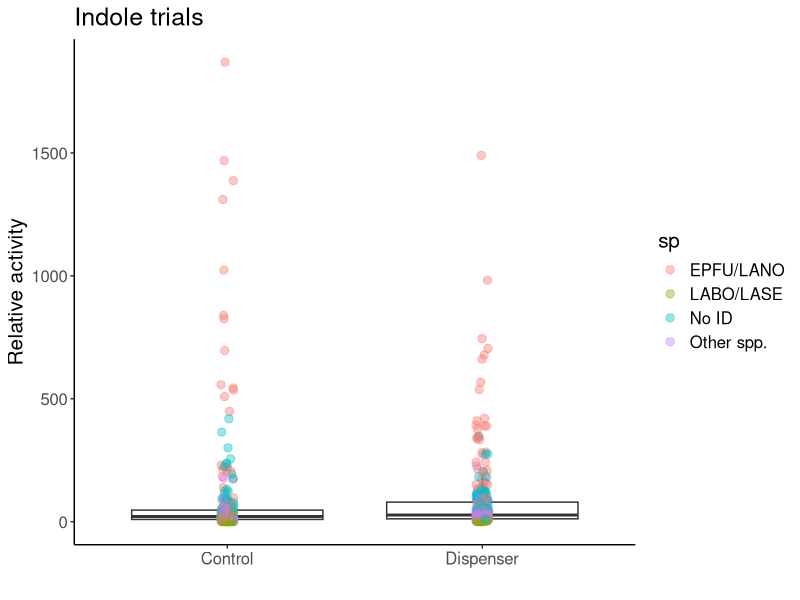
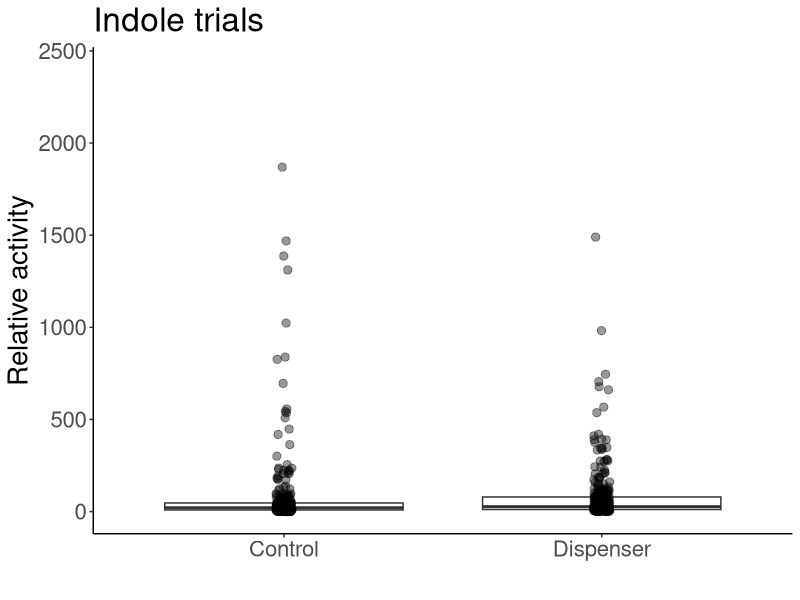
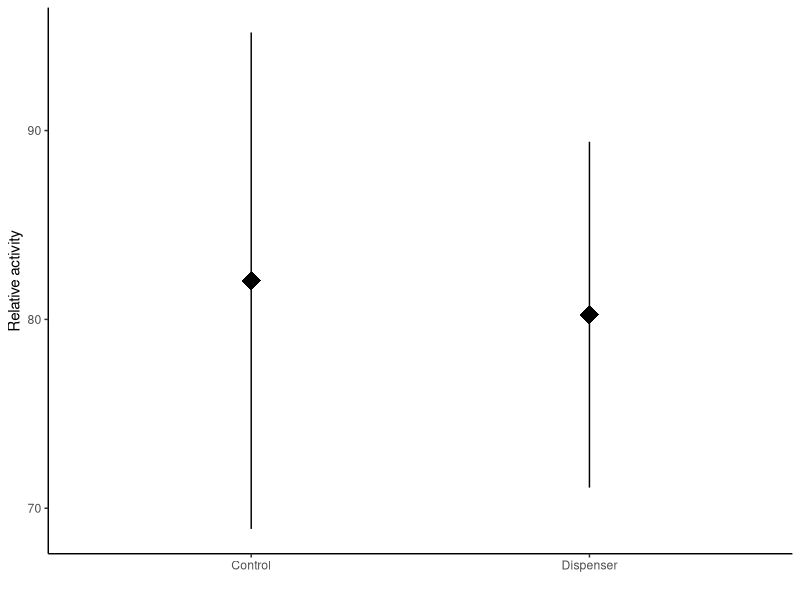
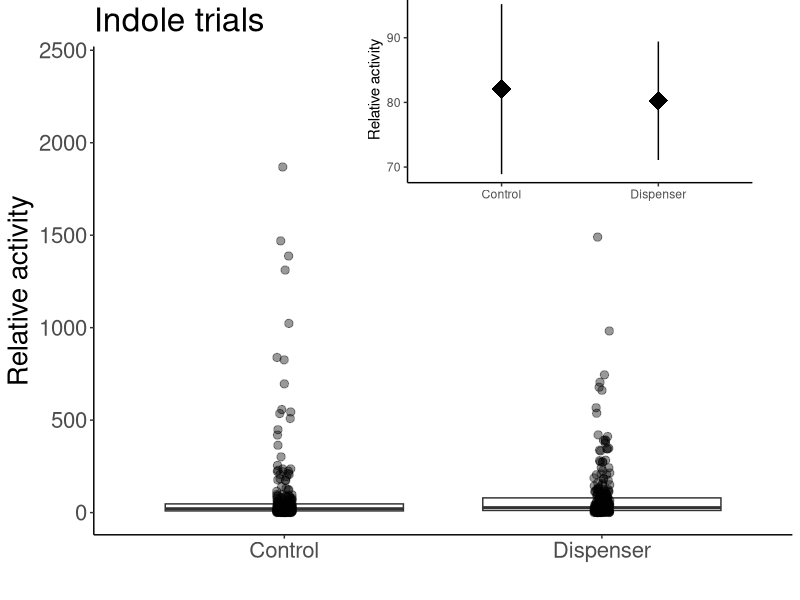
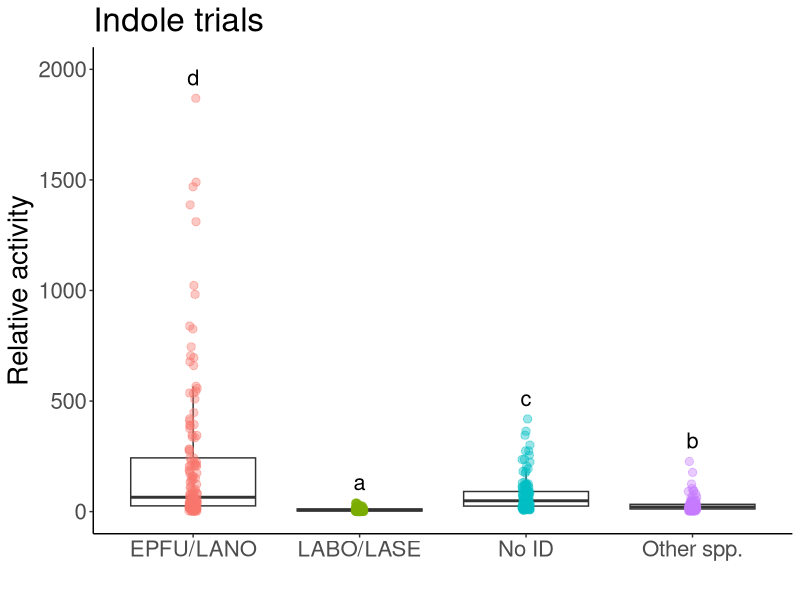
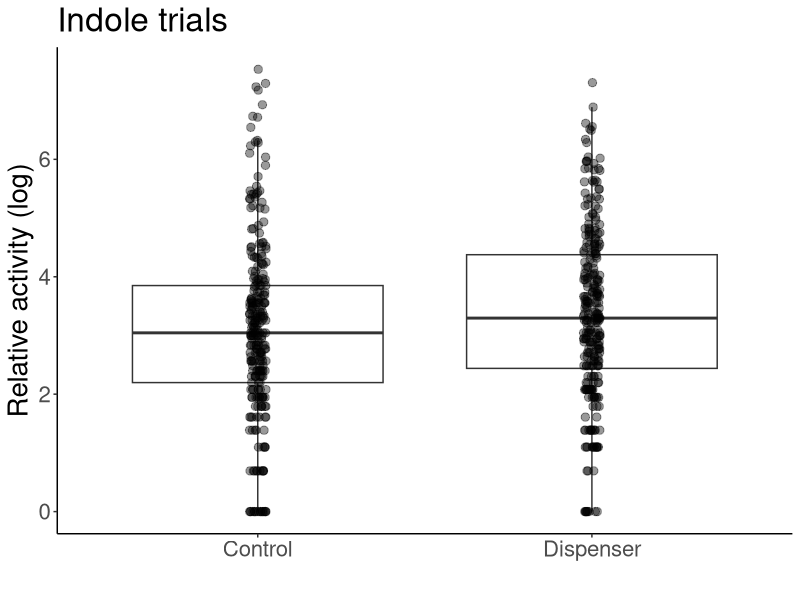
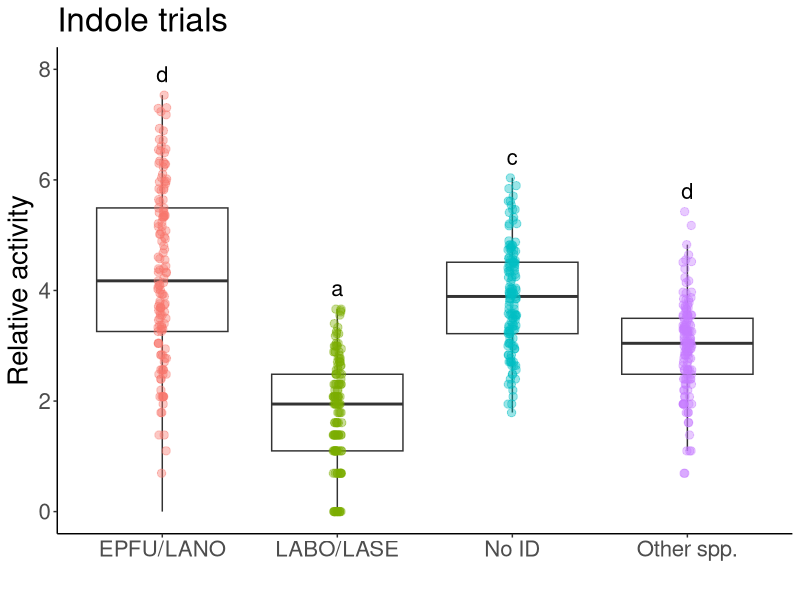
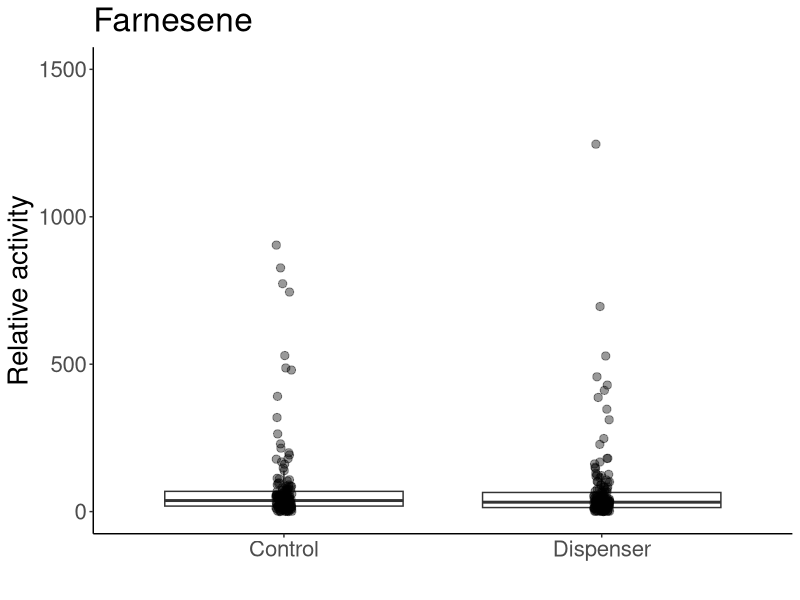

The R source for these figures, in order: (Note: this script raises an error after producing the figures.)
#Load libraries
library(ggplot2)
library(lme4)
library(viridis)
library(car)
library(emmeans)
library(multcomp)
library(dplyr)
library(plyr)
library(tidyr)
library(cowplot)

# Indole data import and cleaning ------------------------------------------------

#SUMMARY DATA----
indole <- read.csv(file="Maynard_etal_indole_sum.csv",head=TRUE)
indole[, 3:11][is.na(indole[, 3:11])] <- 0

##Gathering data — compounds from col to rows
indole1<-indole %>% gather(sp, activity, EPTFUS:NOID)
indole1$sp<-as.factor(indole1$sp)
levels(indole1$sp)
indole1<-aggregate(activity ~ treatment + sp + jdate + site, dat=indole1, FUN=sum)

##GROUPING SPECIES----
{indole2<-indole1
indole2$sp=as.character(indole2$sp)
indole2$sp[indole2$sp=="EPTFUS"]="EPFU/LANO"
indole2$sp[indole2$sp=="LASNOC"]="EPFU/LANO"
indole2$sp[indole2$sp=="LASBOR"]="LABO/LASE"
indole2$sp[indole2$sp=="LASSEM"]="LABO/LASE"
indole2$sp[indole2$sp=="LASCIN"]="Other spp."
indole2$sp[indole2$sp=="MYOLUC"]="Other spp."
indole2$sp[indole2$sp=="PERSUB"]="Other spp."
indole2$sp[indole2$sp=="NOID"]="No ID"
indole2$sp[indole2$sp=="NYCHUM"]="Other spp."
}

indole3<-aggregate(activity ~ treatment + sp + jdate + site, dat=indole2, FUN=sum)
indole3$log.act<-log(indole3$activity)
indole3$log.act[which(!is.finite(indole3$log.act))] <- 0

#indole3<-indole3[order(indole3$sp),]

test.i<-glmer(activity~treatment*sp+(1|jdate), dat = indole3,family=poisson)
summary(test.i)
shapiro.test(resid(test.i))#non-normal

#Test for overdispersion function
overdisp_fun <- function(model) {
	rdf <- df.residual(model)
	rp <- residuals(model,type="pearson")
	Pearson.chisq <- sum(rp^2)
	prat <- Pearson.chisq/rdf
	pval <- pchisq(Pearson.chisq, df=rdf, lower.tail=FALSE)
	c(chisq=Pearson.chisq,ratio=prat,rdf=rdf,p=pval)
}

overdisp_fun(test.i)#overdispersed

mod.i<-glmer.nb(activity~treatment*sp+(1|jdate), dat = indole3)
Anova(mod.i)
#treatment chi=2.7201 p=0.09909, sp chi=625.2476 p<0.0001, interaxn chi=1.1916 p=0.75502

#contrasts
i1<-emmeans(mod.i,pairwise~sp, type="response")
cld(i1$emmeans,  Letters ='abcde')
#LABO/LASE a, Other b, EPFU/LANO c

indole.tab <- ddply(indole3, c("sp"), summarise,
					N    = length(activity),
					mean = mean(activity),
					sd   = sd(activity),
					se   = sd / sqrt(N))
indole.tab

#(EPFU/LANO-NoID)/NoID
(214.517730-72.985816)/72.985816
#1.94, EPFU/LANO were ~2x more active than Other spp.

#(EPFU/LANO-Other)/other
(214.517730-28.078014)/28.078014
#6.64, EPFU/LANO were 6.6x more active than Other spp.

#(EPFU/LANO-LABO)/LABO
(214.517730-8.943262)/8.943262
#22.9865, EPFU/LANO were ~23x more active than LABO/LASE

indole.n <- ddply(indole3, c("site"), summarise,
					N    = length(activity),
					mean = mean(activity),
					sd   = sd(activity),
					se   = sd / sqrt(N))
indole.n

indole.tab.treat <- ddply(indole3, c("treatment"), summarise,
					N    = length(activity),
					mean = mean(activity),
					sd   = sd(activity),
					se   = sd / sqrt(N))
indole.tab.treat

#full plot, grouped by species
ggplot(data=indole3, aes(x=treatment, y=activity))+ 
	geom_boxplot(outlier.shape = NA)+
	geom_point(position=position_jitter(width = 0.025), alpha=0.4, size=2.5, aes(color=sp))+
	theme_classic()+
	labs(x=" ", y="Relative activity",
		 title = "Indole trials")+
	theme(text = element_text(size=15))

#full plot, with boxplots
indole.plot1<-ggplot(data=indole3, aes(x=treatment, y=activity))+ 
	geom_boxplot(outlier.shape = NA)+
	geom_point(position=position_jitter(width = 0.025), alpha=0.4, size=2.5)+
	theme_classic()+
	labs(x=" ", y="Relative activity",
		 title = "Indole trials")+
	theme(text = element_text(size=20))+
	scale_y_continuous(limits = c(0,2400))
indole.plot1

#small plot (means and SEs)
indole.small<-ggplot(data=indole3, aes(x=treatment, y=activity))+ 
	theme_classic()+
	labs(x=" ", y="Relative activity")+
	stat_summary(fun.data = "mean_se", size=1.5, shape="diamond")
indole.small

#plots with inlay
indole.with.inset <-
	ggdraw() +
	draw_plot(indole.plot1) +
	draw_plot(indole.small, x = 0.45, y = .62, width = .5, height = .4)
indole.with.inset

#save plot
ggsave(filename = "indole.png", 
	   plot = indole.with.inset,
	   width = 17, 
	   height = 12,
	   units = "cm",
	   dpi = 300)

#species plot
ggplot(data=indole3, aes(x=sp, y=activity))+ 
	geom_boxplot(outlier.shape = NA)+
	geom_point(position=position_jitter(width = 0.025), alpha=0.4, size=2.5, aes(color=sp))+
	theme_classic()+
	labs(x=" ", y="Relative activity", title="Indole trials")+
	theme(text = element_text(size=20), legend.position = "none")+
	stat_summary(geom = 'text', label = c("d","a","c", "b"),
				 fun = max, vjust = -0.8, size=5.5)+
	scale_y_continuous(limits = c(0,2000))

#log-transformed full plot
indole.plot.log<-ggplot(data=indole3, aes(x=treatment, y=log.act))+ 
	geom_boxplot(outlier.shape = NA)+
	geom_point(position=position_jitter(width = 0.025), alpha=0.4, size=2.5)+
	theme_classic()+
	labs(x=" ", y="Relative activity (log)",
		 title = "Indole trials")+
	theme(text = element_text(size=20))
indole.plot.log

#log-transformed species plot
ggplot(data=indole3, aes(x=sp, y=log.act))+ 
	geom_boxplot(outlier.shape = NA)+
	geom_point(position=position_jitter(width = 0.025), alpha=0.4, size=2.5, aes(color=sp))+
	theme_classic()+
	labs(x=" ", y="Relative activity", title="Indole trials")+
	theme(text = element_text(size=20), legend.position = "none")+
	stat_summary(geom = 'text', label = c("d","a","c", "d"),
				 fun = max, vjust = -0.8, size=5.5)+
	scale_y_continuous(limits = c(0,8))



##FARNESENE TRIALS----
# Farnesene data import and cleaning ------------------------------------------------

#SUMMARY DATA----
farn <- read.csv(file="Maynard_etal_farnesene_sum.csv",head=TRUE)
farn[, 3:11][is.na(farn[, 3:11])] <- 0

##Gathering data — compounds from col to rows
farn1<-farn %>% gather(sp, activity, EPTFUS:NOID)
farn1$sp<-as.factor(farn1$sp)
levels(farn1$sp)
farn1<-aggregate(activity ~ treatment + sp + jdate + site, dat=farn1, FUN=sum)

##GROUPING SPECIES----
{farn2<-farn1
farn2$sp=as.character(farn2$sp)
farn2$sp[farn2$sp=="EPTFUS"]="EPFU/LANO"
farn2$sp[farn2$sp=="LASNOC"]="EPFU/LANO"
farn2$sp[farn2$sp=="LASBOR"]="LABO/LASE"
farn2$sp[farn2$sp=="LASSEM"]="LABO/LASE"
farn2$sp[farn2$sp=="LASCIN"]="Other spp."
farn2$sp[farn2$sp=="MYOLUC"]="Other spp."
farn2$sp[farn2$sp=="PERSUB"]="Other spp."
farn2$sp[farn2$sp=="NOID"]="No ID"
farn2$sp[farn2$sp=="NYCHUM"]="Other spp."
}

farn3<-aggregate(activity ~ treatment + sp + jdate + site, dat=farn2, FUN=sum)
farn3$log.act<-log(farn3$activity)
farn3$log.act[which(!is.finite(farn3$log.act))] <- 0

test.f<-glmer(activity~treatment*sp+(1|jdate), dat = farn3,family=poisson)
summary(test.f)
shapiro.test(resid(test.f))#non-normal, overdispersed

overdisp_fun(test.f)#overdispersed

mod.f<-glmer.nb(activity~treatment*sp+(1|jdate), dat = farn3)
Anova(mod.f)
#treatment chi=2.7420 p=0.09774, sp chi=67.3332 p<0.001, interaxn chi=3.0187  p=0.38875

#contrasts
f1<-emmeans(mod.f,pairwise~sp, type="response")
cld(f1$emmeans,  Letters ='abcde')
#LABO=A, Other=A EPFU=B, NoID=B


farn.tab <- ddply(farn3, c("sp"), summarise,
					N    = length(activity),
					mean = mean(activity),
					sd   = sd(activity),
					se   = sd / sqrt(N))
farn.tab
#(EPFU/LANO-LABO/LASE)/LABO/LASE
(122.0750-26.4625)/26.4625
#3.6, EPFU/LANO are 3.6x more active than LABO/LASE

#(EPFU/LANO-OTHER)/OTHER
(122.0750-40.1500)/40.1500
#2.04, EPFU/LANO are over 2x more active than Other spp.

farn.n <- ddply(farn3, c("site"), summarise,
				  N    = length(activity),
				  mean = mean(activity),
				  sd   = sd(activity),
				  se   = sd / sqrt(N))
farn.n
#N=24/3 species=8 nights total,2 treatments at 10 sites, N=40

#main graph (boxplots w/ data points)
farn.plot1<-ggplot(data=farn3, aes(x=treatment, y=activity))+ 
	geom_boxplot(outlier.shape = NA)+
	geom_point(position=position_jitter(width = 0.025), alpha=0.4, size=2.5)+
	theme_classic()+
	labs(x=" ", y="Relative activity",
		 title = "Farnesene")+
	theme(text = element_text(size=20))+
	scale_y_continuous(limits = c(0,1500))
farn.plot1

#small graph (means and SEs)
farn.small<-ggplot(data=farn3, aes(x=treatment, y=activity))+ 
	theme_classic()+
	labs(x=" ", y="Relative activity")+
	stat_summary(fun.data = "mean_se", size=1.5, shape="diamond")
farn.small

#plot with inlay
farn.with.inset <-
	ggdraw() +
	draw_plot(farn.plot1) +
	draw_plot(farn.small, x = 0.45, y = .6, width = .5, height = .4)
farn.with.inset

#save plot
ggsave(filename = "farnesene.png", 
	   plot = farn.with.inset,
	   width = 17, 
	   height = 12,
	   units = "cm",
	   dpi = 300)

#species plot
ggplot(data=farn3, aes(x=sp, y=activity))+ 
	geom_boxplot(outlier.shape = NA)+
	geom_point(position=position_jitter(width = 0.025), alpha=0.4, size=2.5, aes(color=sp))+
	theme_classic()+
	labs(x=" ", y="Relative activity", title="Farnesene trials")+
	theme(text = element_text(size=20), legend.position = "none")+
	stat_summary(geom = 'text', label = c("b","a","b","a"),
				 fun = max, vjust = -0.8, size=5.5)+
	scale_y_continuous(limits = c(0,1400))

#log-transformed plot, main graph
farn.plot.log<-ggplot(data=farn3, aes(x=treatment, y=log.act))+ 
	geom_boxplot(outlier.shape = NA)+
	geom_point(position=position_jitter(width = 0.025), alpha=0.4, size=2.5)+
	theme_classic()+
	labs(x=" ", y="Relative activity (log)",
		 title = "Farnesene")+
	theme(text = element_text(size=20))
farn.plot.log

#log-transformed species plot
ggplot(data=farn3, aes(x=sp, y=log.act))+ 
	geom_boxplot(outlier.shape = NA)+
	geom_point(position=position_jitter(width = 0.025), alpha=0.4, size=2.5, aes(color=sp))+
	theme_classic()+
	labs(x=" ", y="Relative activity", title="Farnesene trials")+
	theme(text = element_text(size=20), legend.position = "none")+
	stat_summary(geom = 'text', label = c("b","a","b","a"),
				 fun = max, vjust = -0.8, size=5.5)+
	scale_y_continuous(limits = c(0,8))

##COMBINING INDOLE AND FARNESENE TRIALS----
indole3$compound<-NA
indole3$compound<-"indole"

farn3$compound<-NA
farn3$compound<-"farnesene"

dis.all <- rbind(farn3, indole3)

#exclude treatment trials
dis.all.control<-dis.all[dis.all$treatment != "Dispenser", ]  

q1<-glmer.nb(activity~sp+(1|site), data = dis.all.control)
Anova(q1)

#contrasts
q1c<-emmeans(q1,pairwise~sp, type="response")
cld(q1c$emmeans,  Letters ='abcde')
#LABO=A, Other=B, NoID=C, EPFU/LANO=D

q1.tab <- ddply(dis.all.control, c("sp"), summarise,
				  N    = length(activity),
				  mean = mean(activity),
				  sd   = sd(activity),
				  se   = sd / sqrt(N))
q1.tab
#(EPFU/LANO-LABO)/LABO
(192.12844-14.80734)/14.80734
#11.98

#(EPFU/LANO-Other)/Other
(192.12844-29.48624)/29.48624
#5.5

#(EPFU/LANO-NoID)/NoID
(192.12844-88.06422)/88.06422
#1.18

#species plot
ggplot(data=dis.all.control, aes(x=sp, y=activity))+ 
	geom_boxplot(outlier.shape = NA)+
	geom_point(position=position_jitter(width = 0.025), alpha=0.4, size=2.5, aes(color=sp))+
	theme_classic()+
	labs(x=" ", y="Relative activity", title="All control trials")+
	theme(text = element_text(size=20), legend.position = "none")+
	stat_summary(geom = 'text', label = c("d","a","c","b"),
				 fun = max, vjust = -0.8, size=5.5)+
	scale_y_continuous(limits = c(0,2000))

#log-transformed species plot
ggplot(data=dis.all.control, aes(x=sp, y=log.act))+ 
	geom_boxplot(outlier.shape = NA)+
	geom_point(position=position_jitter(width = 0.025), alpha=0.4, size=2.5, aes(color=sp))+
	theme_classic()+
	labs(x=" ", y="Relative activity", title="Farnesene trials")+
	theme(text = element_text(size=20), legend.position = "none")+
	stat_summary(geom = 'text', label = c("d","a","c","b"),
				 fun = max, vjust = -0.8, size=5.5)+
	scale_y_continuous(limits = c(0,8))

##CHORNO PLOT DATA----
#SUMMARY DATA----
forest <- read.csv(file="Maynard_etal_forest_sum.csv",head=TRUE)
forest[, 3:11][is.na(forest[, 3:11])] <- 0

#removing MYOSEP col (all zeros)
forest <- subset(forest, select = -c(9))

##Gathering data — compounds from col to rows
forest1<-forest %>% gather(sp, activity, EPTFUS:NOID)
forest1$sp<-as.factor(forest1$sp)
levels(forest1$sp)
forest1<-aggregate(activity ~ sp + jdate + site + age.class + stand.age, dat=forest1, FUN=sum)

##GROUPING SPECIES----
{forest2<-forest1
forest2$sp=as.character(forest2$sp)
forest2$sp[forest2$sp=="EPTFUS"]="EPFU/LANO"
forest2$sp[forest2$sp=="LASNOC"]="EPFU/LANO"
forest2$sp[forest2$sp=="LASBOR"]="LABO/LASE"
forest2$sp[forest2$sp=="LASSEM"]="LABO/LASE"
forest2$sp[forest2$sp=="LASCIN"]="Other spp."
forest2$sp[forest2$sp=="MYOLUC"]="Other spp."
forest2$sp[forest2$sp=="PERSUB"]="Other spp."
forest2$sp[forest2$sp=="NOID"]="No ID"
forest2$sp[forest2$sp=="NYCHUM"]="Other spp."
forest2$sp[forest2$sp=="MYOSOD"]="Other spp."
}

#one plot had 1 MYOSOD detection, so adding a new species
#Lumping MYOSOD with "Other" 

forest3<-aggregate(activity ~ sp + jdate + site + age.class + stand.age, dat=forest2, FUN=sum)
forest3$log.act<-log(forest3$activity)
forest3$log.act[which(!is.finite(forest3$log.act))] <- 0

for.tab <- ddply(forest3, c("sp"), summarise,
				N    = length(activity),
				mean = mean(activity),
				sd   = sd(activity),
				se   = sd / sqrt(N))
for.tab

#zero-inflated negative binomial
library(glmmTMB)
m1 <- glmmTMB(activity~stand.age*sp+(1|jdate),
			   zi=~stand.age,
			   family=nbinom2, data=forest3)
Anova(m1)
#only species significant

m2 <- glmmTMB(activity~age.class*sp+(1|jdate),
			  zi=~age.class,
			  family=nbinom2, data=forest3)
Anova(m2)
#only species significant

#contrasts
for.con<-emmeans(m2,pairwise~sp, type="response")
cld(for.con$emmeans,  Letters ='abcde')
#LABO=A, Other=B, NoID=B, EPFU/LANO=B
#same results with both models

#species plot
ggplot(data=forest3, aes(x=sp, y=activity))+ 
	geom_boxplot(outlier.shape = NA)+
	geom_point(position=position_jitter(width = 0.025), alpha=0.4, size=2.5, aes(color=sp))+
	theme_classic()+
	labs(x=" ", y="Relative activity", title="Forest plots")+
	theme(text = element_text(size=20), legend.position = "none",
		  axis.text.x = element_text(angle = 20, vjust = 0.8, hjust = 1))+
	stat_summary(geom = 'text', label = c("b","a","b","b"),
				 fun = max, vjust = -0.8, size=5.5)+
	scale_y_continuous(limits = c(0,20))

##Comparing field and forest----
dis.all.control <- dis.all.control[order(dis.all.control$jdate),]
#fitering control field dates 
for.field<-filter(dis.all.control, jdate == "255"|jdate=="256"|jdate=="257"|jdate=="258")
#removing treatment and compound columns
for.field <- subset(for.field, select = -c(1,7))

forest4<-filter(forest3, jdate == "255"|jdate=="256"|jdate=="257"|jdate=="258")
#removing age columns
forest4 <- subset(forest4, select = -c(4:5))

for.field$habitat<-NA
for.field$habitat<-"field"

forest4$habitat<-NA
forest4$habitat<-"forest"

for.field.all <- rbind(for.field, forest4)

#zero-inflated neg binom
m3 <- glmmTMB(activity~habitat*sp+(1|jdate),
			  zi=~sp,
			  family=nbinom2, data=for.field.all)
Anova(m3)
#all significant

m4 <- glmer.nb(activity~habitat*sp+(1|jdate), data=for.field.all)
Anova(m4)
#all significant

#species plot
plot.ff<-ggplot(data=for.field.all, aes(x=habitat, y=log.act))+ 
	geom_boxplot(outlier.shape = NA)+
	geom_point(position=position_jitter(width = 0.025), alpha=0.4, size=2.5, aes(color=sp))+
	theme_classic()+
	labs(x=" ", y="Relative activity (log)")+
	theme(text = element_text(size=20), legend.position = "none",
		  axis.text.x = element_text(angle = 20, vjust = 0.8, hjust = 1))
plot.ff
plot.ff+facet_wrap(~sp)

plot.ff2<-ggplot(data=for.field.all, aes(x=sp, y=log.act))+ 
	geom_boxplot(outlier.shape = NA)+
	geom_point(position=position_jitter(width = 0.025), alpha=0.4, size=2.5, aes(color=habitat))+
	theme_classic()+
	labs(x=" ", y="Relative activity (log)")+
	theme(text = element_text(size=20), legend.position = "none",
		  axis.text.x = element_text(angle = 20, vjust = 0.8, hjust = 1))
plot.ff2
plot.ff2+facet_wrap(~habitat)

ff.sum<-ggplot(data=for.field.all, aes(x=habitat, y=activity))+ 
	theme_classic()+
	labs(x=" ", y="Relative activity")+
	stat_summary(fun.data = "mean_se", size=1.5, shape="diamond")+
	theme(text = element_text(size=20))
ff.sum

ff.tab <- ddply(for.field.all, c("habitat"), summarise,
				 N    = length(activity),
				 mean = mean(activity),
				 sd   = sd(activity),
				 se   = sd / sqrt(N))
ff.tab
#forest mean=1.67, field=215.41
(215.41-1.67)/1.67

#I think these are only coming out as significant because the activity levels were so diff

library(effects)
allEffects(m4)  #this will give you a numerical interpretation, which is again sometimes funky to understand
plot(allEffects(m4)) #This will give you a visual representation of your interactions, which is my preferred method. 

##SERC met data----
indole <- read.csv(file="Maynard_etal_indole_sum.csv",head=TRUE)

###BIG BROWN DATA----
##INDOLE BIG BROWN ONLY---
brown.ind <- indole2[which(indole2$sp== 'EPFU/LANO'),]

test3.ind<-glmer(activity~treatment+(1|jdate), dat = brown.ind,family=poisson)
shapiro.test(resid(test3.ind))#normal
summary(test3.ind)#not normal

mod.brown.ind<-glmer.nb(activity~treatment+(1|jdate), dat = brown.ind)
Anova(mod.brown.ind)
#treatment p=0.38

ggplot(data=brown.ind, aes(x=treatment, y=activity))+ 
	geom_boxplot(outlier.shape = NA)+
	geom_point(position=position_jitter(width = 0.025), alpha=0.4, size=2.5)+
	stat_summary(fun.data = "mean_se", colour="red", size=1.5, shape="diamond")+
	theme_classic()+
	labs(x=" ", y="Relative activity",
		 title = "EPFU/LANO only, indole trials")+
	theme(text = element_text(size=15), legend.title = )+
	scale_color_viridis(discrete = T, option = "D")

ggplot(data=brown.ind, aes(x=treatment, y=activity))+ 
	theme_classic()+
	labs(x=" ", y="Relative activity",
		 title = "EPFU/LANO only, indole trials")+
	stat_summary(fun.data = "mean_se", size=1.5, shape="diamond")

##farn BIG BROWN ONLY---
brown.farn <- farn2[which(farn2$sp== 'EPFU/LANO'),]

test3.farn<-glmer(activity~treatment+(1|jdate), dat = brown.farn,family=poisson)
shapiro.test(resid(test3.farn))#normal
summary(test3.farn)#not normal

mod.brown.farn<-glmer.nb(activity~treatment+(1|jdate), dat = brown.farn)
Anova(mod.brown.farn)
#treatment p=0.17

ggplot(data=brown.farn, aes(x=treatment, y=activity))+ 
	geom_boxplot(outlier.shape = NA)+
	geom_point(position=position_jitter(width = 0.025), alpha=0.4, size=2.5)+
	stat_summary(fun.data = "mean_se", colour="red", size=1.5, shape="diamond")+
	theme_classic()+
	labs(x=" ", y="Relative activity",
		 title = "EPFU/LANO only, Farnesene trials")+
	theme(text = element_text(size=15), legend.title = )+
	scale_color_viridis(discrete = T, option = "D")

ggplot(data=brown.farn, aes(x=treatment, y=activity))+ 
	theme_classic()+
	labs(x=" ", y="Relative activity",
		 title = "EPFU/LANO only, Farnesene trials")+
	stat_summary(fun.data = "mean_se", size=1.5, shape="diamond")
